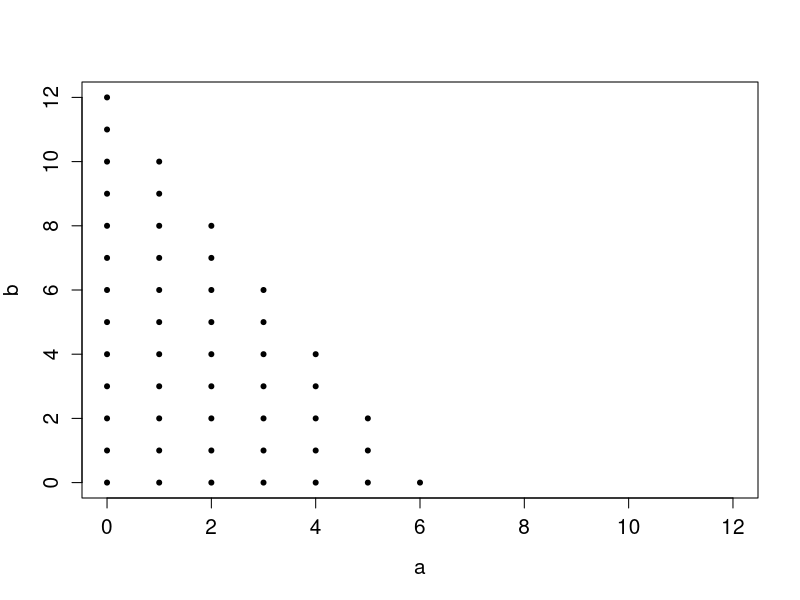
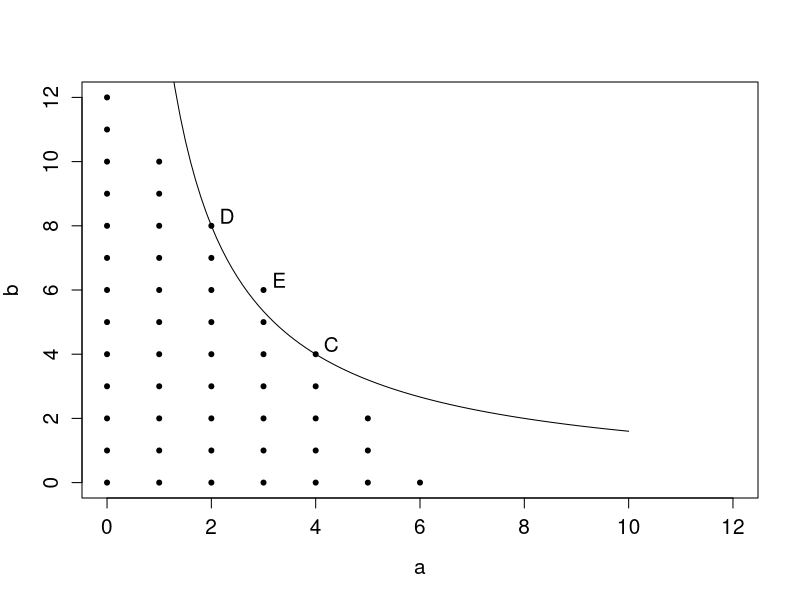
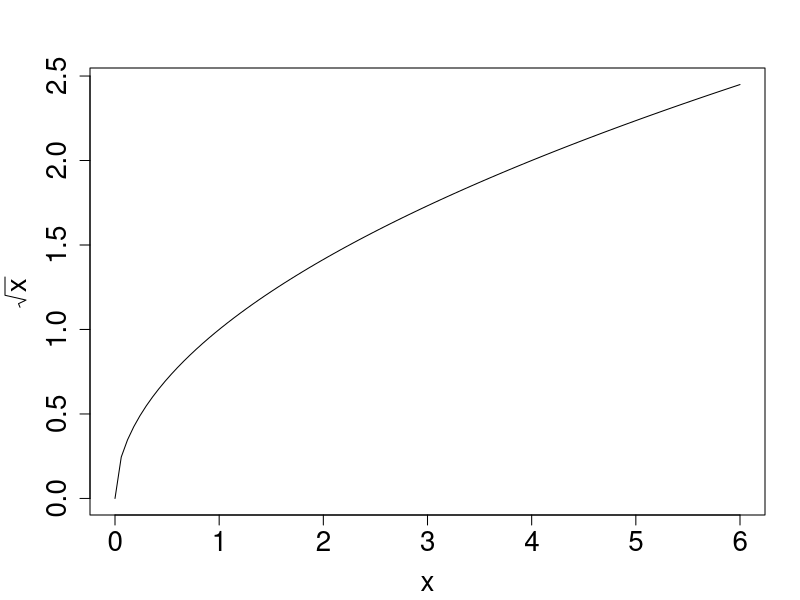
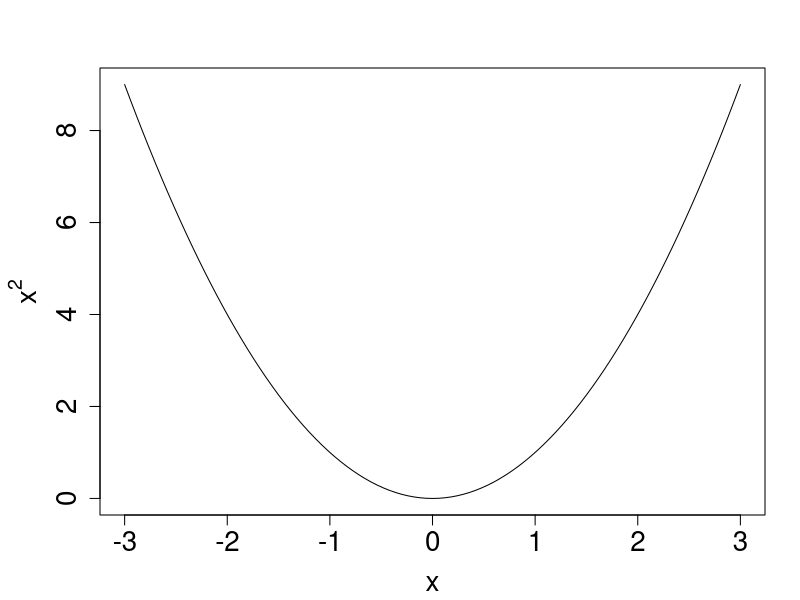
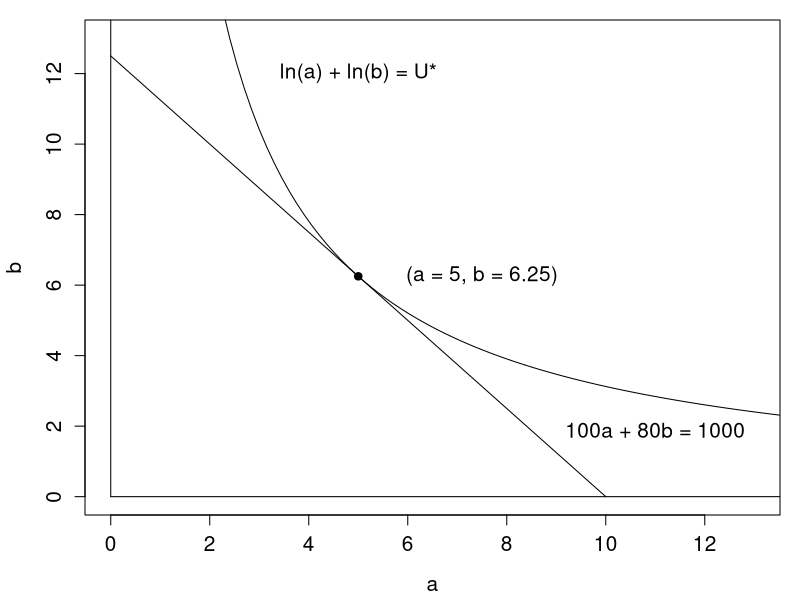

Write R code to recreate these figures, in order.
#=======================================
# Chapter 2, Other figures
#   modified on 2019/10/19
#=======================================

"%+%" <- function(x, y) paste(x, y, sep = "")
# figpath <- "../../figs/"
figpath <- "./"

#--------------------
# 効用関数
#--------------------
U <- function(a, b) sqrt(a*b)
Ub <- function(a, U) U^2/a

feasible <- c()
amax <- 6
bmax <- 12
budgit <- 600
pa <- 100
pb <- 50
for (a in 0:amax)
  for(b in 0:bmax)
    if (a*pa + b*pb <= budgit)
      feasible <- rbind(feasible, c(a,b))

par(ps = 15)
plot(feasible, xlab = "a", ylab = "b", xlim = c(0,bmax), ylim = c(0,bmax), pch = 20)

dev.copy2eps(file= figpath %+% "feasible1.eps")

Ub1 <- function(a) Ub(a, U(4, 4))
curve(Ub1,0,10, xlab = "a", ylab = "b", xlim = c(0,bmax), ylim = c(0,bmax))
points(feasible, pch = 20)

text(4.3, 4.3, labels = "C")
text(2.3, 8.3, labels = "D")
text(3.3, 6.3, labels = "E")

dev.copy2eps(file= figpath %+% "feasible2.eps")

par(ps = 20)
par(mai = c(0.85, 0.88, 0.35, 0.35))
funsqx <- function(x) sqrt(x)
par(ps = 20, mai = c(0.85, 0.9, 0.68, 0.35))
curve(funsqx, 0, 6, main = "", ylab = expression(sqrt(x)))
dev.copy2eps(file= figpath %+% "sqrtx.eps")

funx2 <- function(x) x^2
par(ps = 20, mai = c(0.85, 1.0, 0.68, 0.35))
curve(funx2, -3, 3, main = "", ylab = expression(x^2))
dev.copy2eps(file= figpath %+% "x2.eps")

#--------------------
# 効用最大化
#--------------------

U1 <- function(a, b, U) exp(U-log(a))
U2 <- function(a, b) U1(a, b, log(125/4))

par(ps = 15)
par(mai = c(0.85, 0.85, 0.2, 0.2))
curve(U2, 0, 15, xlim=c(0,13),ylim=c(0,13),xlab = "a", ylab = "b")
lines(cbind(c(0, 0),c(0,100)))
lines(cbind(c(0, 100),c(0,0)))
lines(cbind(c(10, 0),c(0,12.5)))

points(5,6.25, pch=19)
text(7.5,6.25, "(a = 5, b = 6.25)")

text(5, 12, "ln(a) + ln(b) = U*")
#text(10, 4, "U* = ln(a) + ln(b)")
text(11, 1.9, "100a + 80b = 1000")

dev.copy2eps(file= figpath %+% "util1.eps")

